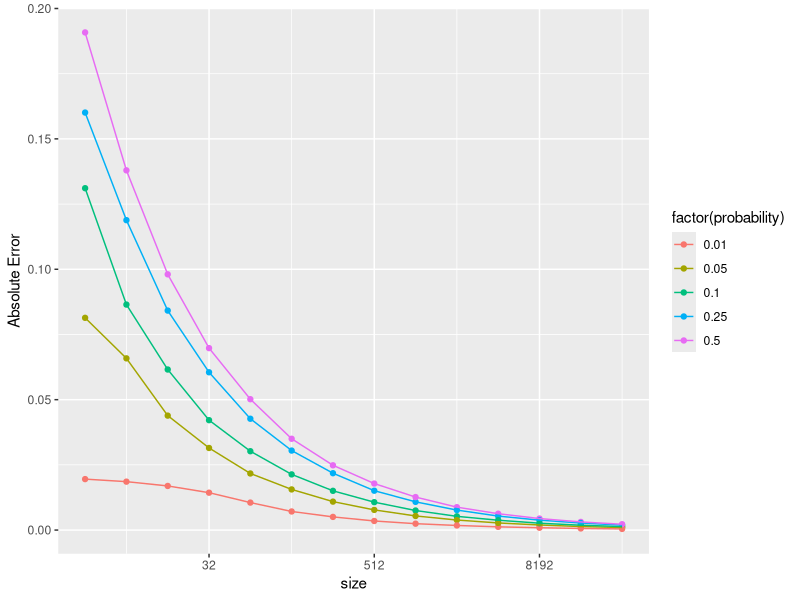
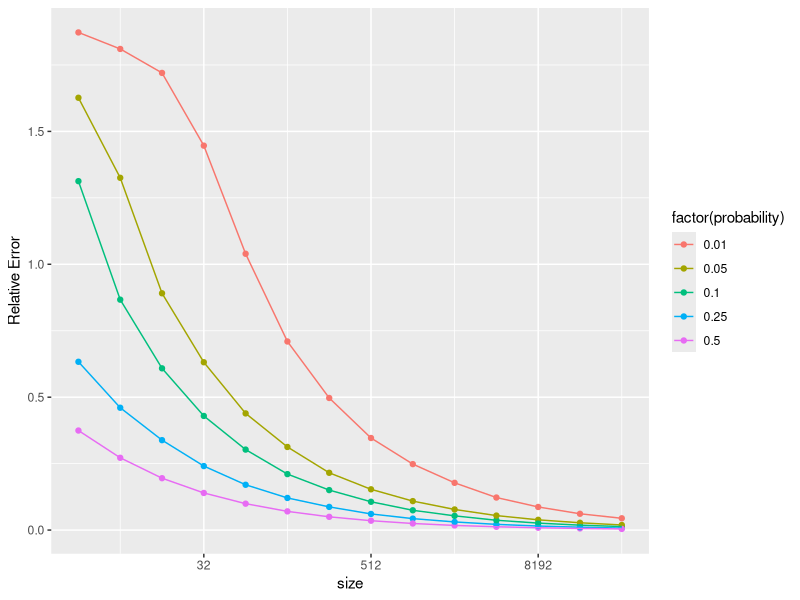

Reproduce these figures in R, in order.
## ---- chunk 1
probability<-c(0.01, 0.05, 0.10, 0.25, 0.50)
probability
## ---- chunk 2

  size <- NULL
for(i in 2:15) {
  size[i-1] <- 2**i
}
  size
## ---- chunk 3
data<-data.frame(size = rep(size, length(probability)), probability = rep(probability, length(size)), Abs_Error = rep(NA, length(probability) * length(size)),Rel_Error = rep(NA, length(probability) * length(size)))

for (i in 1:nrow(data)) {
  size =data$size[i] 
  probability = data$probability[i]
  Abs=mean(abs((rbinom(1e4, size, probability) / size)-probability))
  Rel= mean(abs(((rbinom(1e4, size, probability) / size) - probability)/ probability))
  data[i, "Abs_Error"] = Abs
  data[i, "Rel_Error"] = Rel
}
set.seed(1)
data
## ---- chunk 4
require(ggplot2)
ggplot(data, aes(size, Abs_Error, color = factor(probability))) + 
  geom_point() +
  geom_line(aes(group = probability)) + 
  scale_x_continuous(trans = "log2") +
  ylab("Absolute Error")
## ---- chunk 5
require(ggplot2)
ggplot(data, aes(size, Rel_Error, color = factor(probability))) + 
  geom_point() +
  geom_line(aes(group = probability)) + 
  scale_x_continuous(trans = "log2") +
  ylab("Relative Error")
